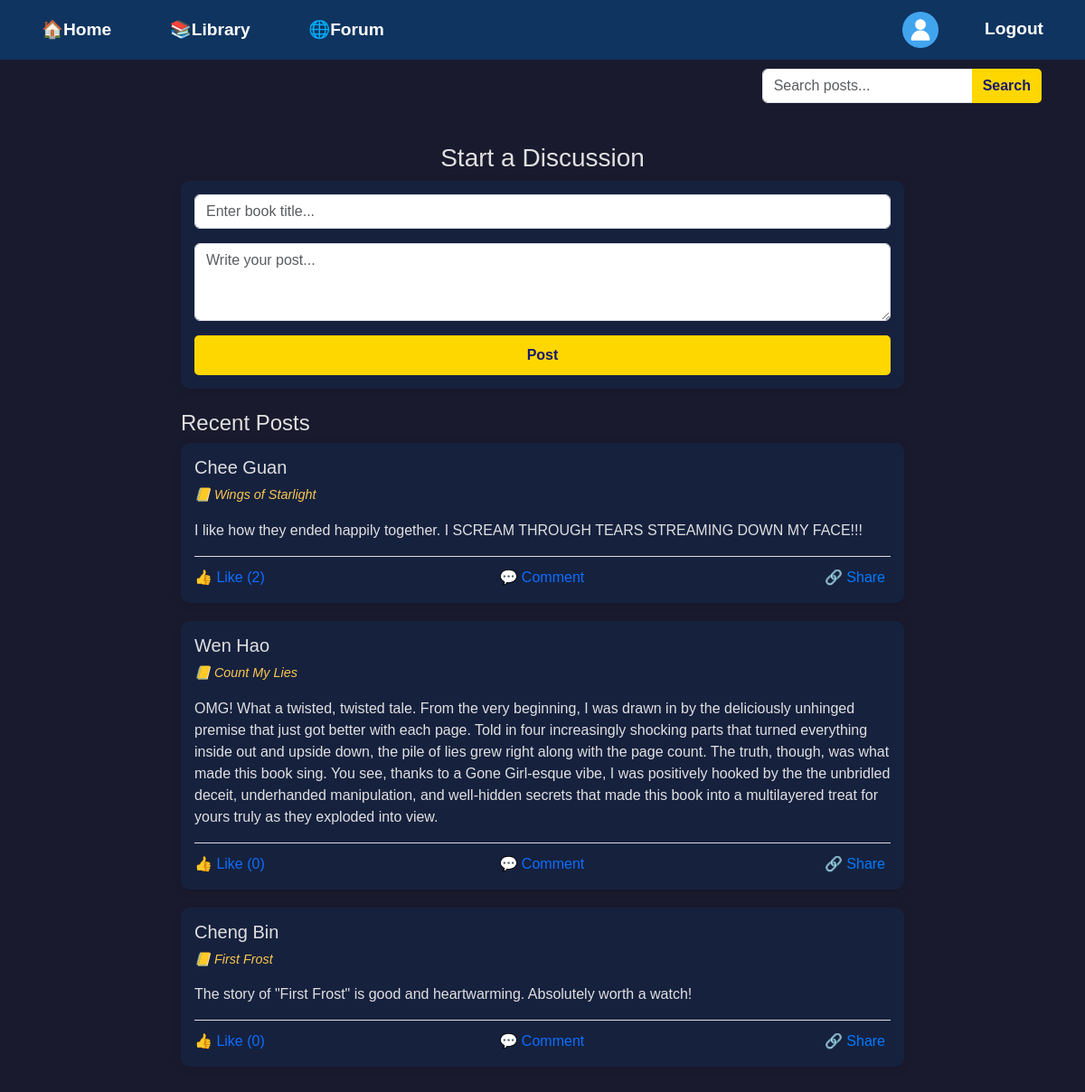
The app's page /forum.php (signed in) with its own data.
### tables this page shows
CREATE TABLE `forum` (
  `forum_id` int NOT NULL,
  `username` varchar(50) NOT NULL,
  `title` varchar(255) NOT NULL,
  `content` text NOT NULL,
  `created_at` timestamp NULL DEFAULT CURRENT_TIMESTAMP
);

### forum.php (the view, shortened to what this page needs)
<?php
$isLoggedIn = isset($_SESSION['username']);
$isAdmin = isset($_SESSION['admin_id']);
require 'config.php';
$searchQuery = '';
?>
<!DOCTYPE html>
<html lang="en">
<head>
    <link href="https://cdn.jsdelivr.net/npm/bootstrap@5.3.0/dist/css/bootstrap.min.css" rel="stylesheet">
</head>
<body>
<nav class="navbar navbar-dark bg-dark px-3 fixed-top">
        <div>
            <a href="index.php">🏠Home</a>
            <a href="library.php">📚Library</a>
            <a href="forum.php">🌐Forum</a>
        </div>
        <div>
            <?php if ($isAdmin): ?>
                <a href="logout.php" class="text-white text-decoration-none ms-3">Logout</a>
            <?php elseif ($isLoggedIn): ?>
                <a href="user-profile.php">
                    <img class="user-icon" src="images/user-icon.png" alt="User Icon" style="height: 40px;">
                </a>
                <a href="logout.php" class="text-white text-decoration-none ms-3">Logout</a>
            <?php else: ?>
                <a href="login.php" class="text-white text-decoration-none">Login</a>
            <?php endif; ?>
        </div>
    </nav>
    <div class="container search-container">
        <div class="row">
            <div class="col-12">
            <form method="GET" action="forum.php" class="search-form">
                <div class="input-group">
                <input type="text" name="search" class="form-control" placeholder="Search posts..." value="<?= isset($_GET['search']) ? htmlspecialchars(trim($_GET['search'])) : '' ?>" required>
                    <button class="btn btn-primary" type="submit">Search</button>
                </div>
            </form>
            </div>
        </div>
    </div>
    <div class="forum-container mt-4">
        <h3 class="text-center">Start a Discussion</h3>
        <div class="post-box">
        <form method="POST" action="forum.php">
            <div class="mb-3">
                <input type="text" name="title" class="form-control" placeholder="Enter book title..." required>
            </div>
            <div class="mb-3">
                <textarea name="content" class="form-control" rows="3" placeholder="Write your post..." required></textarea>
            </div>
            <button type="submit" class="btn btn-primary w-100">Post</button>
        </form>
        </div>
        <h4 class="mt-4">Recent Posts</h4>
        <?php
        $sql = "SELECT * FROM forum $searchQuery ORDER BY created_at DESC";
        $result = $conn->query($sql);
        while ($row = $result->fetch_assoc()):
            $forum_id = $row['forum_id'];
            $likes_result = $conn->query("SELECT COUNT(*) AS like_count FROM forum_likes WHERE forum_id = $forum_id");
            $like_count = $likes_result->fetch_assoc();
        ?>
        <div class="post-box" id="post<?= $row['forum_id']; ?>">
            <div class="d-flex justify-content-between">
            <h5><?= $row['username']; ?></h5>
            </div>
            <p class="book-title">📒 <?= $row['title'] ?></p>
            <p><?= $row['content'] ?></p>
            <div class="post-footer">
                <a href="like.php?forum_id=<?= $row['forum_id'] ?>">👍 Like (<?= $like_count['like_count'] ?>)</a>
                <a href="comment.php?forum_id=<?= $row['forum_id']?>">💬 Comment</a>
                <button type="button" class="share-button" data-bs-toggle="modal" data-bs-target="#shareModal" style="text-decoration: none;">🔗 Share</button>
            </div>
        </div>
        <?php endwhile; ?>
    </div>
</body>
</html>

### forum.php (style rules this page uses)
body { background-color: #1a1a2e; color: #e0e0e0; font-family: 'Poppins', sans-serif; margin: 3%; }
.navbar { position: fixed; top: 0; background-color: #0f3460 !important; width: 100%; }
.navbar a { color: white; font-weight: bold; text-decoration: none; }
.forum-container { max-width: 800px; margin: auto; padding-top: 20px; }
.post-box { background-color: #16213e; padding: 15px; border-radius: 10px; box-shadow: 0px 2px 10px rgba(0, 0, 0, 0.1); margin-bottom: 20px; }
.post-footer { display: flex; justify-content: space-between; align-items: center; padding-top: 10px; border-top: 1px solid #ddd; }
.post-footer button { border: none; background: none; color: #007bff; cursor: pointer; }
.post-footer a { text-decoration: none; }
.search-container { display: flex; justify-content: flex-end; margin-top: 60px; padding-top: 16px; }
.search-container .btn-primary { background-color: #FFD700; color: #191970; text-decoration: none; border-radius: 5px; font-weight: bold; cursor: pointer; border: none; }
.book-title { font-size: 0.9rem; font-style: italic; color: #f9c74f; }
.post-box form button { background-color: #FFD700; color: #191970; padding: 10px 20px; text-decoration: none; border-radius: 5px; font-weight: bold; cursor: pointer; border: none; }
@media (min-width: 0px) { nav { height: 53px; } }
@media (min-width: 0px) { nav a { margin-right: 7px; margin-left: 7px; } }
@media (min-width: 0px) { h3 { text-align: center; } }
@media (min-width: 470px) { nav { height: 58px; } }
@media (min-width: 470px) { nav a { margin-right: 18px; margin-left: 18px; font-size: large; } }
@media (min-width: 760px) { nav { height: 66px; padding: 10px; } }
@media (min-width: 760px) { nav a { margin-right: 30px; margin-left: 30px; font-size: larger } }

### records on screen
forum: username "Chee Guan", title "Wings of Starlight", content "I like how they ended happily together. I SCREAM THROUGH TEARS STREAMING DOWN MY FACE!!!", like_count "2"
forum: username "Wen Hao", title "Count My Lies", content "OMG! What a twisted, twisted tale. From the very beginning, I was drawn in by the deliciously unhinged premise that just got better with each page. Told in four increasingly shocking parts that turned everything inside out and upside down, the pile of lies grew right along with the page count. The truth, though, was what made this book sing. You see, thanks to a Gone Girl-esque vibe, I was positively hooked by the the unbridled deceit, underhanded manipulation, and well-hidden secrets that made this book into a multilayered treat for yours truly as they exploded into view.", like_count "0"
forum: username "Cheng Bin", title "First Frost", content "The story of \"First Frost\" is good and heartwarming. Absolutely worth a watch!", like_count "0"
